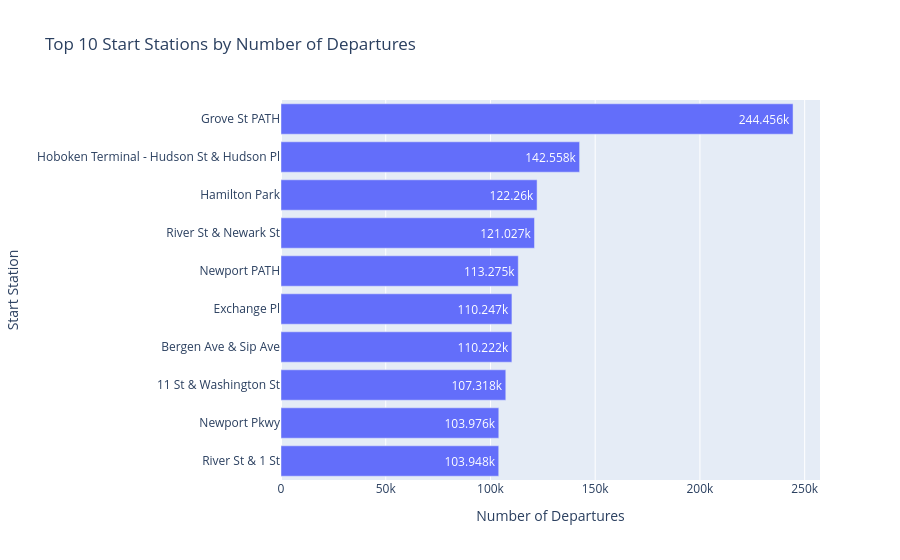

Source (notebook cell):
### Code cell
fig = px.bar(
    top_start_stations.sort_values("number_of_departures"),
    x="number_of_departures",
    y="start_station_name",
    orientation="h",
    title="Top 10 Start Stations by Number of Departures",
    text_auto=True
)

fig.update_layout(
    xaxis_title="Number of Departures",
    yaxis_title="Start Station"
)

fig.show()

### Figure 1 — Plotly figure (JSON) as saved in the notebook; plotly's stock layout.template omitted (floating-point values rounded to 4 significant figures)
{"data": [{"hovertemplate": "number_of_departures=%{x}<br>start_station_name=%{y}<extra></extra>", "legendgroup": "", "marker": {"color": "#636efa", "pattern": {"shape": ""}}, "name": "", "orientation": "h", "showlegend": false, "textposition": "auto", "texttemplate": "%{x}", "type": "bar", "x": [103948, 103976, 107318, 110222, 110247, 113275, 121027, 122260, 142558, 244456], "xaxis": "x", "y": ["River St & 1 St", "Newport Pkwy", "11 St & Washington St", "Bergen Ave & Sip Ave", "Exchange Pl", "Newport PATH", "River St & Newark St", "Hamilton Park", "Hoboken Terminal - Hudson St & Hudson Pl", "Grove St PATH"], "yaxis": "y"}], "layout": {"barmode": "relative", "legend": {"tracegroupgap": 0}, "title": {"text": "Top 10 Start Stations by Number of Departures"}, "xaxis": {"anchor": "y", "domain": [0, 1], "title": {"text": "Number of Departures"}}, "yaxis": {"anchor": "x", "domain": [0, 1], "title": {"text": "Start Station"}}}}
